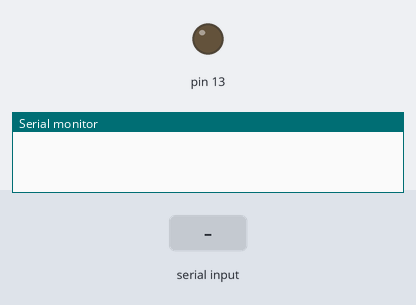
Bench run of a sketch on a simulated Arduino Uno, built with avr-gcc and run on an emulated ATmega328P. On the bench: output pins drawn as LEDs (lit = HIGH), the last lines printed to the serial monitor. The test bench sets the inputs (shaded band).

Above: at 2.8 s.
2.9 s: "n" received over the second serial link
At 4.1 s:
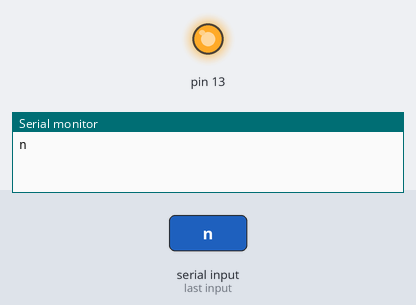
4.5 s: "f" received over the second serial link
At 6.1 s:
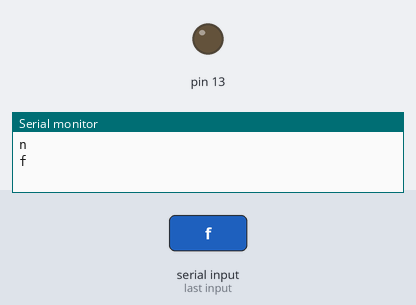
Timing chart, 0 to 7.6 s (numbered marks = the images above; inputs shaded):
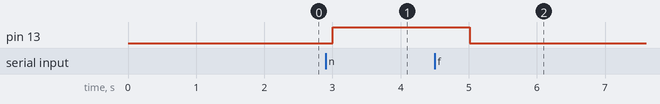

Measured:
- after the input at 2.9 s, pin 13: LOW → HIGH after 0.10 s
- after the input at 4.5 s, pin 13: HIGH → LOW after 0.51 s

The sketch:

blue_tooth_test.ino
```cpp
char blueToothVal;           //value sent over via bluetooth
char lastValue;              //stores last state of device (on/off)

#include<SoftwareSerial.h>
// MAC ADDR:
// HC-05 - mac: 30-14-11-18-21-81
// HC-06 - mac: 30-14-12-17-14-80
// Sender = HC05 = 1411
// Receiver = HC06 = 1451
SoftwareSerial mySerial(10,11);//TX IS 10, RX IS 11

void setup()
{
 mySerial.begin(9600);
 Serial.begin(9600);
 pinMode(13,OUTPUT);
}


void loop()
{
  if(mySerial.available())
  {//if there is data being recieved
    blueToothVal=mySerial.read(); //read it
    Serial.println(blueToothVal);

  }
  if (blueToothVal=='n')
  {//if value from bluetooth serial is n
    digitalWrite(13,HIGH);            //switch on LED
    if (lastValue!='n')
      mySerial.println(F("LED is on")); //print LED is on
    lastValue=blueToothVal;
  }
  else if (blueToothVal=='f')
  {//if value from bluetooth serial is n
    digitalWrite(13,LOW);             //turn off LED
    if (lastValue!='f')
      mySerial.println(F("LED is off")); //print LED is on
    lastValue=blueToothVal;
  }
  delay(1000);
}
```
